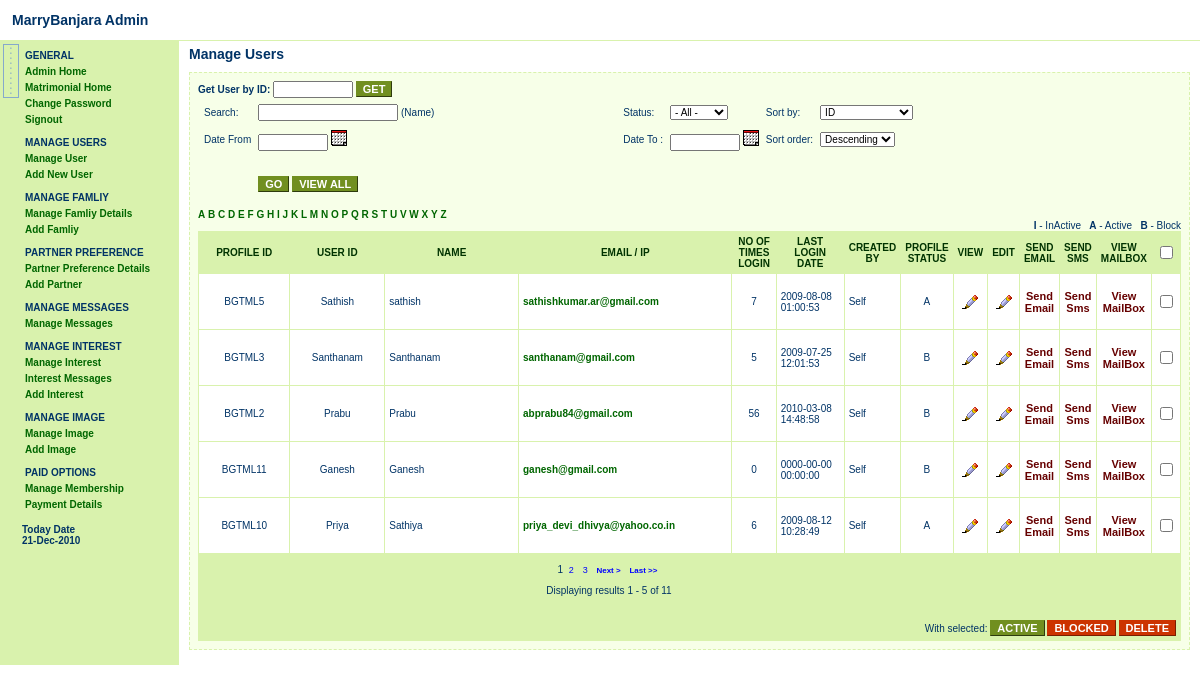
The app's page /admin/ManageUser.php (signed in) with its own data.
### tables this page shows
CREATE TABLE `tm_profile` (
  `LoginId` varchar(40) NOT NULL,
  `ProfileId` varchar(40) NOT NULL,
  `EmailId` varchar(40) NOT NULL,
  `Password` varchar(60) NOT NULL,
  `ProfileStatus` char(1) NOT NULL,
  `CreatedBy` varchar(45) NOT NULL,
  `ProfileCategory` varchar(45) NOT NULL,
  `FirstName` varchar(45) NOT NULL,
  `MiddleName` varchar(45) default NULL,
  `LastName` varchar(45) ,
  `Gender` char(1) NOT NULL,
  `DOB` date ,
  `Age` char(3) NOT NULL,
  `MaritialStatus` varchar(45) ,
  `NoofChildren` char(3) default NULL,
  `ChildrenLivingStatus` varchar(20) default NULL,
  `Citizenchip` varchar(45) ,
  `ResidingCountry` varchar(45) ,
  `Religion` varchar(45) NOT NULL,
  `CastDivision` varchar(45) NOT NULL,
  `Subcaste` varchar(45) default NULL,
  `State` varchar(45) default NULL,
  `City` varchar(45) default NULL,
  `Zip` varchar(15) default NULL,
  `Tele_country` varchar(8) ,
  `Tele_std` varchar(15) ,
  `Tele_Phone` varchar(15) default NULL,
  `Tee_mobile` varchar(15) default NULL,
  `Food` varchar(15) default NULL,
  `Smoking` varchar(15) default NULL,
  `Drinking` varchar(15) default NULL,
  `Complaexion` varchar(15) default NULL,
  `BodyType` varchar(15) default NULL,
  `Height` varchar(20) default NULL,
  `Weight` varchar(15) default NULL,
  `PhysicalStatus` varchar(25) default NULL,
  `BloodGroup` varchar(25) default NULL,
  `EducationCat` varchar(45) default NULL,
  `EducationQual` varchar(45) default NULL,
  `EducationSpecialization` varchar(45) default NULL,
  `Occupation` varchar(45) default NULL,
  `Employementtype` varchar(45) default NULL,
  `AnnCurrency` varchar(45) default NULL,
  `Salary` varchar(25) default NULL,
  `Gothram` varchar(25) default NULL,
  `Star` varchar(45) default NULL,
  `Raasi` varchar(25) default NULL,
  `KujaDhosam` varchar(15) default NULL,
  `DOJ` datetime default NULL,
  `DOA` datetime default NULL,
  `DOBK` datetime default NULL,
  `LastVisted` datetime default NULL,
  `tmid_count` int(11) default NULL,
  `tm_autoid` int(10) unsigned NOT NULL auto_increment,
  `Address` text,
  `AboutMe` text,
  `DOM` datetime NOT NULL,
  `Adminstatus` enum('A','B') ,
  `visit_id` int(10) unsigned NOT NULL,
  `contrycode` int(10) unsigned ,
  PRIMARY KEY  USING BTREE (`tm_autoid`),
  KEY `unique` (`ProfileId`,`tmid_count`)
);

### ajax/recordsDisplay.php (the view, shortened to what this page needs)
<?
require("../common/pagination_admin.class.php");
class displayRecords extends Pagination
{
function displayPage(){
	$fname=basename($_SERVER['PHP_SELF'],".php");
	?>
	<form name="recordsPage" action="<?php echo $_SERVER['PHP_SELF']?>" method="get" style="display:inline" >
	<?php
	$WebPage=$fname;
	if($WebPage=='picklist') { $pageCount = 5; } else {
	$pageCount = 5; }
	$start = $_GET['b'] ? $_GET['b'] : 0;
	if($WebPage=='ManageUser')
	{
	  $arguments='ProfileId,LoginId,FirstName, EmailId, CreatedBy, ProfileCategory, Gender, MaritialStatus, ResidingCOuntry, DOJ,tm_autoid,visit_id,LastVisted,ProfileStatus';
	  $page="tm_profile";
	  $conditionValue="";
	  $search="";
	  $search=array("1"=>$_REQUEST['verified'],"2"=>$_REQUEST['status'],"3"=>$_REQUEST['sortby'],"4"=>$_REQUEST['sortorder'],"5"=>$_REQUEST['searchname'],"6"=>$_REQUEST['fdate'],"7"=>$_REQUEST['todate'],"8"=>$_REQUEST['userID'],"9"=>$_REQUEST['alpha']);
	  $searchValue="";
			$search=$searchValue;
			if(($_REQUEST['sortorder']=="")&&($_REQUEST['sortby']=="")) {
				$orderBy="order by ProfileId desc";
			}
	}
	$condition = "1";
	$limit = $condition == "1" ? " LIMIT ".$start.",".$pageCount: "";
	if($_REQUEST['id']=='1') {
		$this->selectRecords($arguments,$page,$conditionValue,$search,$orderBy,$limit,$WebPage);
		$row1=mysql_num_rows($this->query);
		$rowValue=mysql_fetch_assoc($this->query);
	} else {
		$this->selectRecords($arguments,$page,$conditionValue,$search,$orderBy,$limit,$WebPage);
		$row1=mysql_num_rows($this->query);
		while($rowValue=mysql_fetch_assoc($this->query)) {
			$k++;
			$contentValue[$k]=$rowValue;
		}
	}
	if($WebPage=='ManageUser'){  ?>
			<table id="paginate_response" class="grid" width="100%" cellpadding="6" cellspacing="1">
				<tbody><tr>
					<td class="gridhead" width="15%" align="center">Profile ID </td>
					<td class="gridhead" width="15%" align="center">User ID </td>
					<td class="gridhead" width="25%" align="center">Name </td>
					<td class="gridhead" width="30%" align="center">Email / IP</td>
					<td class="gridhead" width="5%" align="center">No Of times Login </td>
					<td class="gridhead" width="10%" align="center">Last Login Date</td>
					<td class="gridhead" width="10%" align="center">Created By </td>
					<td class="gridhead" width="2%" align="center">Profile Status</td>
					<td class="gridhead" width="3%" align="center">View</td>
					<td class="gridhead" width="3%" align="center">Edit</td>
					<td class="gridhead" width="3%" align="center">Send Email</td>
					<td class="gridhead" width="3%" align="center">Send SMS</td>
					<td class="gridhead" width="3%" align="center">View MailBox</td>
					<td class="gridhead" width="3%" align="center">
					<input onClick="javascript:checkall(this.checked);" type="checkbox"></td>
				</tr>
		<? } if($WebPage=='ManageFamily'){  ?>
			<table id="paginate_response" class="grid" width="100%" cellpadding="6" cellspacing="1">
				<tbody><tr>
					<td class="gridhead" width="5%" align="center">User ID </td>
					<td class="gridhead" width="10%" align="center">Family Value</td>
					<td class="gridhead" width="10%" align="center">Family Type</td>
					<td class="gridhead" width="10%" align="center">Family Status</td>
					<td class="gridhead" width="2%" align="center">No of Bothers</td>
					<td class="gridhead" width="2%" align="center">No of Sisters</td>
					<td class="gridhead" width="3%" align="center">View</td>
					<td class="gridhead" width="3%" align="center">Edit</td>
				</tr>
	   <? }	if($WebPage=='ManageInterest'){  ?>
			<table id="paginate_response" class="grid" width="100%" cellpadding="6" cellspacing="1">
				<tbody><tr>
					<td class="gridhead" width="5%" align="center">Interest ID </td>
					<td class="gridhead" width="10%" align="center">Interest Message</td>
					<td class="gridhead" width="10%" align="center">Interest To</td>
					<td class="gridhead" width="10%" align="center">Interest From</td>
					<td class="gridhead" width="10%" align="center">Interest Msgstatus</td>
					<td class="gridhead" width="10%" align="center">Interest Cstatus</td>
					<td class="gridhead" width="10%" align="center">Interest DOC</td>
					<td class="gridhead" width="10%" align="center">Interest DOAT</td>
					<td class="gridhead" width="10%" align="center">Interest DOB</td>
					<td class="gridhead" width="10%" align="center">Interest DOAC</td>
					<td class="gridhead" width="3%" align="center">
					<input onClick="javascript:checkall(this.checked);" type="checkbox"></td>
				</tr>
	   <? }	if($WebPage=='ManageMessage'){  ?>
		<table id="paginate_response" class="grid" width="100%" cellpadding="6" cellspacing="1">
		<tbody><tr>
		 	<td class="gridhead" width="10%" align="center">Message ID </td>
			<td class="gridhead" width="10%" align="center">Profile ID </td>
			<td class="gridhead" width="10%" align="center">To profileId</td>
			<td class="gridhead" width="25%" align="center">Message Subject</td>
			<td class="gridhead" width="30%" align="center">Message Content </td>
			<td class="gridhead" width="3%" align="center">Message Status</td>
			<td class="gridhead" width="3%" align="center">Message Cstatus </td>
			<td class="gridhead" width="10%" align="center">Message DOC</td>
			<td class="gridhead" width="10%" align="center">Message DOM</td>
			<td class="gridhead" width="3%" align="center">View</td>
			<td class="gridhead" width="3%" align="center">Edit</td>
			<td class="gridhead" width="3%" align="center">
			<input onClick="javascript:checkall(this.checked);" type="checkbox"></td>
		</tr>
		 <? }	if($WebPage=='ManageImage'){  ?>
		<table id="paginate_response" class="grid" width="100%" cellpadding="6" cellspacing="1">
		<tbody><tr>
			<td class="gridhead" width="5%" align="center">ID </td>
			<td class="gridhead" width="10%" align="center">Profile ID </td>
			<td class="gridhead" width="10%" align="center">Image ID</td>
			<td class="gridhead" width="25%" align="center">Image Name</td>
			<td class="gridhead" width="3%" align="center">Image Status</td>
			<td class="gridhead" width="5%" align="center">Image DOM</td>
			<td class="gridhead" width="5%" align="center">Image DOA </td>
			<td class="gridhead" width="3%" align="center">Image Priority</td>
			<td class="gridhead" width="3%" align="center">View</td>
			<td class="gridhead" width="3%" align="center">Edit</td>
			<td class="gridhead" width="3%" align="center">
			<input onClick="javascript:checkall(this.checked);" type="checkbox"></td>
		</tr>
		<? }	if($WebPage=='InterestMessage'){  ?>
		<table id="paginate_response" class="grid" width="100%" cellpadding="6" cellspacing="1">
		<tbody><tr>
			<td class="gridhead" width="5%" align="center">ID </td>
			<td class="gridhead" width="30%" align="center">Message </td>
			<td class="gridhead" width="3%" align="center">Type</td>
			<td class="gridhead" width="3%" align="center">Status</td>
			<td class="gridhead" width="5%" align="center">DOA</td>
			<td class="gridhead" width="5%" align="center">DOM</td>
			<td class="gridhead" width="3%" align="center">View</td>
			<td class="gridhead" width="3%" align="center">Edit</td>
			<td class="gridhead" width="3%" align="center">
			<input onClick="javascript:checkall(this.checked);" type="checkbox"></td>
		</tr>
	   <? }	if($WebPage=='ManagePartner'){  ?>
			<table id="paginate_response" class="grid" width="100%" cellpadding="6" cellspacing="1">
				<tbody><tr>
					<td class="gridhead" width="5%" align="center">User ID </td>
					<td class="gridhead" width="6%" align="center">Marital Status</td>
					<td class="gridhead" width="6%" align="center">Mother Tonque</td>
					<td class="gridhead" width="7%" align="center">Religion</td>
					<td class="gridhead" width="7%" align="center">Caste Devision</td>
					<td class="gridhead" width="15%" align="center">Education Category</td>
					<td class="gridhead" width="10%" align="center">Occupation</td>
					<td class="gridhead" width="10%" align="center">Citizenship</td>
					<td class="gridhead" width="3%" align="center">View</td>
					<td class="gridhead" width="3%" align="center">Edit</td>
				</tr>
	   <? }
    $recordCount10 = $row1;
	if ($recordCount10==0) {
		echo '<tr ><td height="22"  colspan="15" align="center" valign="middle" bgcolor="#FFFFFF" style="cursor:pointer;  color:#FF0000;">No Records Found </td></tr>';   	} else {
		for($j=0;$j<=$recordCount10;$j++)
		{
			$no = $j;
			if($WebPage=='ManageUser'){
				 $this->Result[$no]['LoginId'] =$contentValue[$j]['LoginId'];
				 $this->Result[$no]['ProfileID'] =$contentValue[$j]['ProfileId'];
				 $this->Result[$no]['cs_Email'] =$contentValue[$j]['EmailId'];
				 $this->Result[$no]['cs_ActiveStatus'] =$contentValue[$j]['ProfileStatus'];
				 $this->Result[$no]['cs_DOA'] =$contentValue[$j]['DOA'];
				 $this->Result[$no]['cs_DOM'] =$contentValue[$j]['DOA'];
				 $this->Result[$no]['cs_VisitCount'] =$contentValue[$j]['visit_id'];
				 $this->Result[$no]['cs_DOLV'] =$contentValue[$j]['LastVisted'];
				 $this->Result[$no]['CreatedBy'] =$contentValue[$j]['CreatedBy'];
				 $this->Result[$no]['cs_VerifiedStatus'] =$contentValue[$j]['cs_VerifiedStatus'];
				 $this->Result[$no]['cs_Name'] =$contentValue[$j]['FirstName'];
				 $this->Result[$no]['cs_AutoID'] =$contentValue[$j]['tm_autoid'];
			}
		}
	   if($condition == "1") {
			$arrayStart = 0;
		}
		for($i= $arrayStart+1;$i<=$recordCount10;$i++) {
			if($WebPage=='ManageUser') {
				echo ' <tr class="gridcell" height="55" >
				<td align="center">'.$this->Result[$i]['ProfileID'].'</td>
				<td align="center">'.$this->Result[$i]['LoginId'].'</td>
				<td align="left">'.$this->Result[$i]['cs_Name'].'</td>
				<td><a href="mailto:'.$this->Result[$i]['cs_Email'].'">'.$this->Result[$i]['cs_Email'].'</a></td>
				<td align="center">	'.$this->Result[$i]['cs_VisitCount'].'</td>
				<td height="22" align="left" valign="middle" bgcolor="#FEFDDF">'.$this->Result[$i]['cs_DOLV'].'</td><td align="left">'.$this->Result[$i]['CreatedBy'].'</td>
				<td align="center">'.$this->Result[$i]['cs_ActiveStatus'].'</td>
				<td align="center"><a href="AddUser.php?Id='.$this->Result[$i]['ProfileID'].'&action=view"><img src="../images/edit.gif" border="0"></a></td>
				<td align="center"><a href="AddUser.php?Id='.$this->Result[$i]['ProfileID'].'&action=edit"><img src="../images/edit.gif" border="0"></a></td>
				<td align="center"><a class="adlink" href="" target="_blank">Send Email</a>	</td>
				<td align="center"><a class="adlink" href="" target="_blank">Send Sms</a></td>
				<td align="center"> <a class="adlink" href="" target="_blank">View MailBox</a></td>
				<td align="center"><input name="ad[]" value="'.$this->Result[$i]['cs_AutoID'].'" type="checkbox"></td>  </tr>';
			}
		}
		echo '<tr><td colspan=10 align="center" style="padding:10px;" >';
		echo '<div>'.$this->display().'</div><div style="padding-top:10px; height:20px;">'. $this->show_info().'</div>';
		echo '</td></tr>';
	}
}
}
?>

### records on screen
tm_profile: ProfileId "BGTML5", LoginId "Sathish", FirstName "sathish", EmailId "sathishkumar.ar@gmail.com", visit "7", LastVisted "2009-08-08 01:00:53", CreatedBy "Self", ProfileStatus "A"
tm_profile: ProfileId "BGTML3", LoginId "Santhanam", FirstName "Santhanam", EmailId "santhanam@gmail.com", visit "5", LastVisted "2009-07-25 12:01:53", CreatedBy "Self", ProfileStatus "B"
tm_profile: ProfileId "BGTML2", LoginId "Prabu", FirstName "Prabu", EmailId "abprabu84@gmail.com", visit "56", LastVisted "2010-03-08 14:48:58", CreatedBy "Self", ProfileStatus "B"
tm_profile: ProfileId "BGTML11", LoginId "Ganesh", FirstName "Ganesh", EmailId "ganesh@gmail.com", visit "0", LastVisted "0000-00-00 00:00:00", CreatedBy "Self", ProfileStatus "B"
tm_profile: ProfileId "BGTML10", LoginId "Priya", FirstName "Sathiya", EmailId "priya_devi_dhivya@yahoo.co.in", visit "6", LastVisted "2009-08-12 10:28:49", CreatedBy "Self", ProfileStatus "A"

### other values on screen
$this->output "1"
$label "2 3"
$this->show_info() "Displaying results 1 - 5 of 11"
